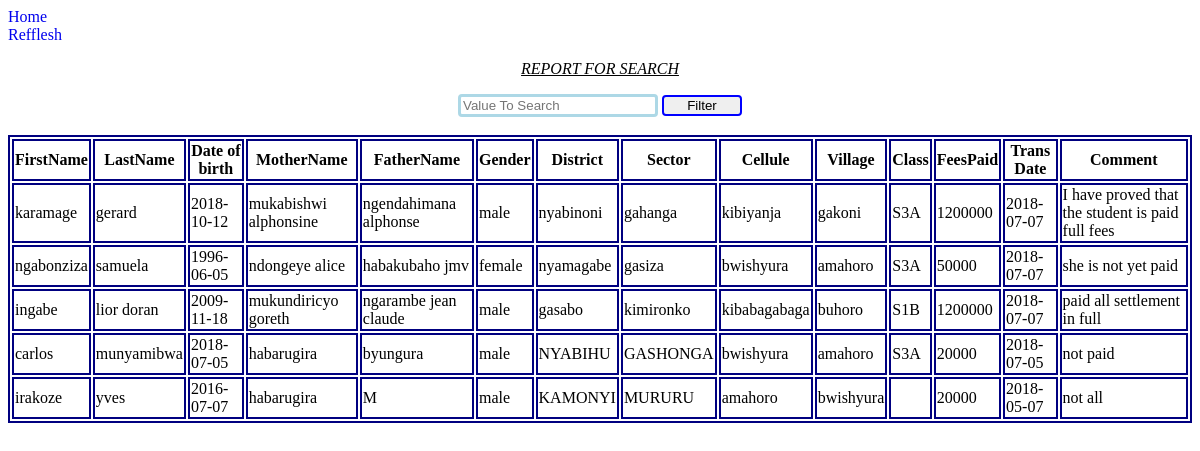
Screenshot of /search.php with the database file from the repository.
### tables this page shows
CREATE TABLE `student` (
  `studentid` int(11) NOT NULL,
  `fname` varchar(40) DEFAULT NULL,
  `lname` varchar(40) DEFAULT NULL,
  `dob` date DEFAULT NULL,
  `mothername` varchar(50) DEFAULT NULL,
  `fathername` varchar(50) DEFAULT NULL,
  `gender` varchar(15) DEFAULT NULL,
  `district` varchar(50) DEFAULT NULL,
  `sector` varchar(100) DEFAULT NULL,
  `village` varchar(100) DEFAULT NULL,
  `cellule` varchar(100) DEFAULT NULL,
  `yearofstudy` varchar(20) DEFAULT NULL,
  `feespaid` varchar(20) DEFAULT NULL,
  `comment` varchar(2000) DEFAULT NULL,
  `transdate` date DEFAULT NULL
);

### connection.php (called while the page is built, shortened)
<?php
$db="nyakarenzo";
?>

### search.php (the view, shortened to what this page needs)
<?php
if (isset($_POST['search']))
{
$ValueToSearch=$_POST['ValueToSearch'];
$query="SELECT * FROM student WHERE CONCAT(`studentid`, `fname`, `lname`, `dob`, `mothername`, `fathername`, `gender`, `district`, `sector`, `village`, `cellule`, `yearofstudy`, `feespaid`, `comment`, `transdate`) LIKE '%".$ValueToSearch."%'";
$search_result=FilterTable($query);
}
else
{
$query="select * from student";
$search_result=FilterTable($query);
}
function FilterTable($query)
{
include "connection.php";
$filter_Result=mysqli_query($link,$query);;
return $filter_Result;
}
?>
<html>
<head>
</head>
<body>
<a href="student.php">Home</a></center><br><a href="search.php">Refflesh</a>
<center><p><u><I>REPORT FOR SEARCH</I></u></p>
<form  method="post">
<input type="text" name="ValueToSearch" placeholder="Value To Search">
<input type="submit" name="search" value="Filter"><br><br>
<table>
<tr>
<th>FirstName</th>
<th>LastName</th>
<th>Date of birth</th>
<th>MotherName</th>
<th>FatherName</th>
<th>Gender</th>
<th>District</th>
<th>Sector</th>
<th>Cellule</th>
<th>Village</th>
<th>Class</th>
<th>FeesPaid</th>
<th>Trans Date</th>
<th>Comment</th>
</tr>
<?php while($row =mysqli_fetch_array($search_result)):?>
<tr>
<td><?php echo $row['fname'];?></td>
<td><?php echo $row['lname'];?></td>
<td><?php echo $row['dob'];?></td>
<td><?php echo $row['mothername'];?></td>
<td><?php echo $row['fathername'];?></td>
<td><?php echo $row['gender'];?></td>
<td><?php echo $row['district'];?></td>
<td><?php echo $row['sector'];?></td>
<td><?php echo $row['cellule'];?></td>
<td><?php echo $row['village'];?></td>
<td><?php echo $row['yearofstudy'];?></td>
<td><?php echo $row['feespaid'];?></td>
<td><?php echo $row['transdate'];?></td>
<td><?php echo $row['comment'];?></td>
</tr>
<?php endwhile;?>
</table>
</form>
</body>
</html>

### search.php (style rules this page uses)
table,tr,th,td { border: 2px solid navy; }
a { text-decoration: none; }
input[type=submit] { width:80px; box-sizing:border-box; border:2px solid blue; border-radius:4px; }
input[type=text] { width:200px; box-sizing:border-box; border:3px solid lightblue; border-radius:4px; }

### rows the page displays
student: fname "karamage", lname "gerard", dob "2018-10-12", mothername "mukabishwi alphonsine", fathername "ngendahimana alphonse", gender "male", district "nyabinoni", sector "gahanga", cellule "kibiyanja", village "gakoni", yearofstudy "S3A", feespaid "1200000", transdate "2018-07-07", comment "I have proved that the student is paid full fees"
student: fname "ngabonziza", lname "samuela", dob "1996-06-05", mothername "ndongeye alice", fathername "habakubaho jmv", gender "female", district "nyamagabe", sector "gasiza", cellule "bwishyura", village "amahoro", yearofstudy "S3A", feespaid "50000", transdate "2018-07-07", comment "she is not yet paid"
student: fname "ingabe", lname "lior doran", dob "2009-11-18", mothername "mukundiricyo goreth", fathername "ngarambe jean claude", gender "male", district "gasabo", sector "kimironko", cellule "kibabagabaga", village "buhoro", yearofstudy "S1B", feespaid "1200000", transdate "2018-07-07", comment "paid all settlement in full"
student: fname "carlos", lname "munyamibwa", dob "2018-07-05", mothername "habarugira", fathername "byungura", gender "male", district "NYABIHU", sector "GASHONGA", cellule "bwishyura", village "amahoro", yearofstudy "S3A", feespaid "20000", transdate "2018-07-05", comment "not paid"
student: fname "irakoze", lname "yves", dob "2016-07-07", mothername "habarugira", fathername "M", gender "male", district "KAMONYI", sector "MURURU", cellule "amahoro", village "bwishyura", feespaid "20000", transdate "2018-05-07", comment "not all"
